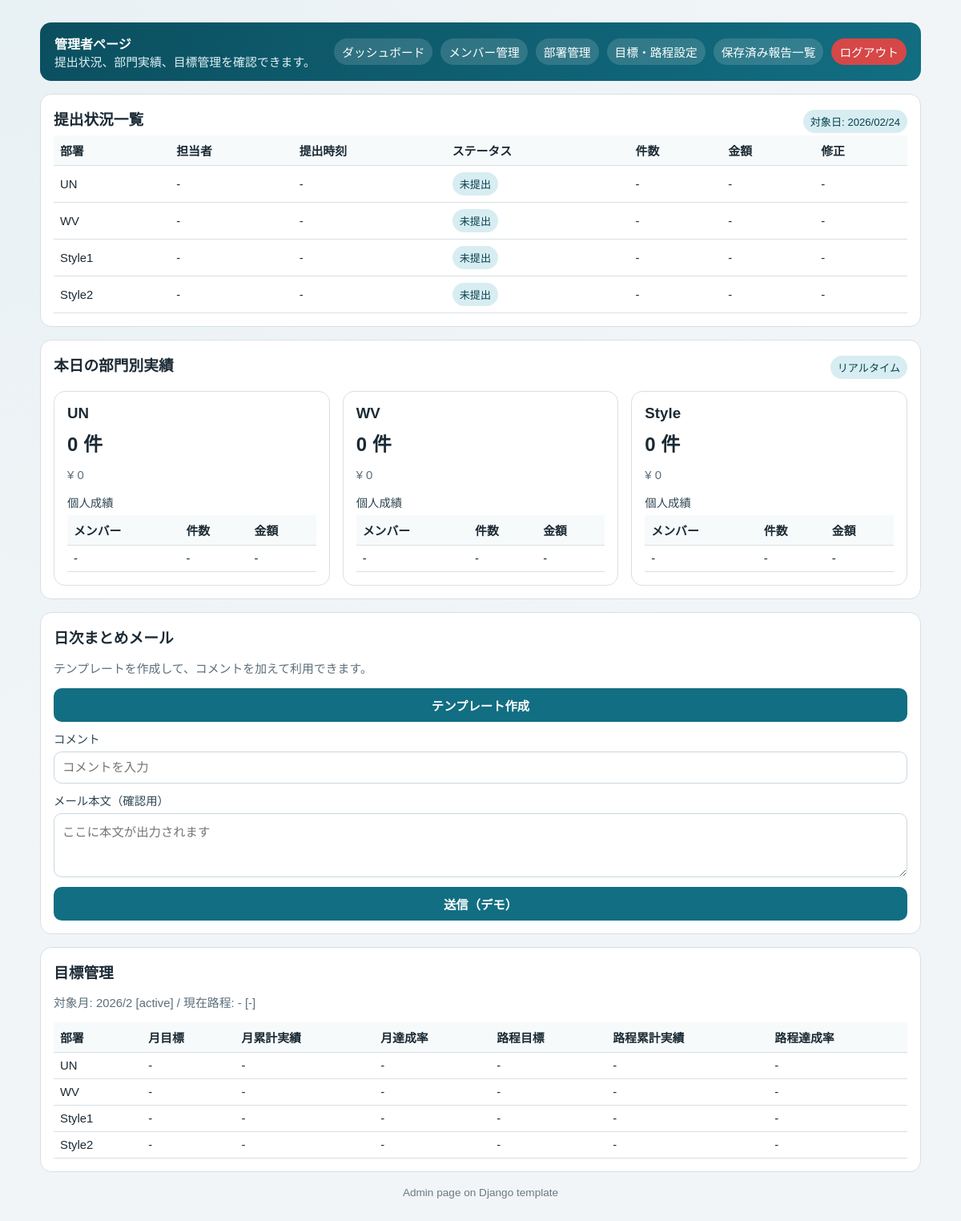
Before: /dashboard/ with the older database file.
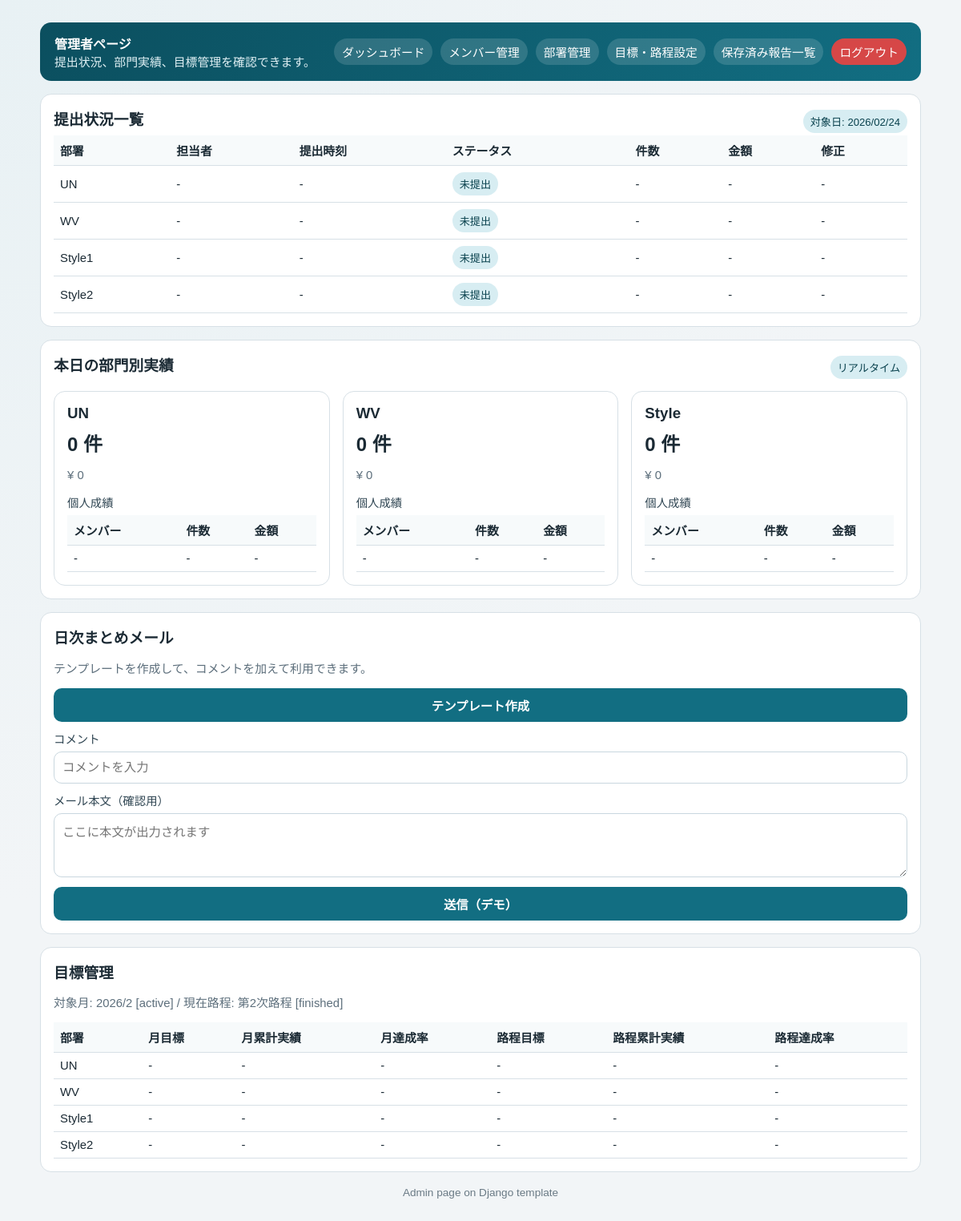
After: the same page with the newer database file.
### apps/targets/models.py (models this page shows, shortened)
class Period(models.Model):
    month = models.DateField()
    name = models.CharField(max_length=64)
    status = models.CharField(max_length=16, choices=TARGET_STATUS_CHOICES, default=TARGET_STATUS_PLANNED)
    start_date = models.DateField()
    end_date = models.DateField()
    created_at = models.DateTimeField(auto_now_add=True)
    updated_at = models.DateTimeField(auto_now=True)
    class Meta:
        ordering = ["-month", "start_date", "id"]
        unique_together = ("month", "name")

### apps/dashboard/views.py (the view, shortened to what this page needs)
# urls.py: path("", dashboard_index, name="dashboard_index"),
def dashboard_index(request: HttpRequest) -> HttpResponse:
    today = timezone.localdate()
    target_departments = [
        ("UN", "UN"),
        ("WV", "WV"),
        ("STYLE1", "Style1"),
        ("STYLE2", "Style2"),
    ]
    target_codes = [code for code, _ in target_departments]
    today_reports = (
        DailyDepartmentReport.objects.filter(
            report_date=today,
            department__code__in=target_codes,
        )
        .select_related("department", "reporter")
        .order_by("department__code", "-created_at")
    )
    latest_by_code = {}
    for report in today_reports:
        if report.department.code not in latest_by_code:
            latest_by_code[report.department.code] = report
    submission_rows = []
    for code, label in target_departments:
        dept_reports = [r for r in today_reports if r.department.code == code]
        total_count = sum(r.total_count for r in dept_reports)
        total_amount = sum(r.followup_count for r in dept_reports)
        latest = latest_by_code.get(code)
        if latest:
            submission_rows.append(
                {
                    "label": label,
                    "reporter_name": latest.reporter.name if latest.reporter else "-",
                    "submitted_time": timezone.localtime(latest.created_at).strftime("%H:%M"),
                    "status": "提出済み",
                    "count": total_count,
                    "amount": total_amount,
                    "report_id": latest.id,
                }
            )
        else:
            submission_rows.append(
                {
                    "label": label,
                    "reporter_name": "-",
                    "submitted_time": "-",
                    "status": "未提出",
                    "count": "-",
                    "amount": "-",
                    "report_id": None,
                }
            )
    daily_totals = {}
    for code, _ in target_departments:
        dept_reports = today_reports.filter(department__code=code)
        daily_totals[code] = {
            "count": sum(r.total_count for r in dept_reports),
            "amount": sum(r.followup_count for r in dept_reports),
        }
    lines = (
        DailyDepartmentReportLine.objects.filter(
            report__report_date=today,
            report__department__code__in=target_codes,
        )
        .select_related("member", "report__department")
    )
    member_totals = {code: {} for code in target_codes}
    def member_rows_for(codes):
        merged = {}
        for code in codes:
            for member_name, totals in member_totals[code].items():
                if member_name not in merged:
                    merged[member_name] = {"member_name": member_name, "count": 0, "amount": 0}
                merged[member_name]["count"] += totals["count"]
                merged[member_name]["amount"] += totals["amount"]
        return sorted(
            merged.values(),
            key=lambda x: (-x["amount"], -x["count"], x["member_name"]),
        )
    style_count = daily_totals["STYLE1"]["count"] + daily_totals["STYLE2"]["count"]
    style_amount = daily_totals["STYLE1"]["amount"] + daily_totals["STYLE2"]["amount"]
    current_month = today.replace(day=1)
    if not MonthTargetMetricValue.objects.filter(target_month=current_month).exists():
        latest_month = (
            MonthTargetMetricValue.objects.order_by("-target_month")
            .values_list("target_month", flat=True)
            .first()
        )
        if latest_month:
            current_month = latest_month
    month_target_rows = list(
        MonthTargetMetricValue.objects.filter(
            target_month=current_month,
            metric__is_active=True,
            department__code__in=target_codes,
        )
        .order_by("department__code", "metric__display_order", "id")
        .values("department__code", "metric_id", "value")
    )
    month_target_values_by_code = {code: {} for code in target_codes}
    for row in month_target_rows:
        month_target_values_by_code[row["department__code"]][row["metric_id"]] = row["value"]
    if current_month == today.replace(day=1):
        month_status = "active"
    elif current_month > today.replace(day=1):
        month_status = "planned"
    else:
        month_status = "finished"
    current_period = (
        Period.objects.filter(start_date__lte=today, end_date__gte=today)
        .order_by("-month", "start_date", "id")
        .first()
    )
    if not current_period:
        current_period = Period.objects.order_by("-month", "start_date", "id").first()
    if current_period:
        period_rows = list(
            PeriodTargetMetricValue.objects.filter(
                period=current_period,
                metric__is_active=True,
                department__code__in=target_codes,
            )
            .order_by("department__code", "metric__display_order", "id")
            .values("department__code", "metric_id", "value")
        )
        period_target_values_by_code = {code: {} for code in target_codes}
        for row in period_rows:
            period_target_values_by_code[row["department__code"]][row["metric_id"]] = row["value"]
        current_period_label = current_period.name
        period_status = _period_status(
            today=today,
            start_date=current_period.start_date,
            end_date=current_period.end_date,
        )
        period_start = current_period.start_date
        period_end = current_period.end_date
    else:
        current_period_label = "-"
        period_status = "-"
        period_target_values_by_code = {code: {} for code in target_codes}
        period_start = today
        period_end = today
    month_start = current_month
    if current_month.month == 12:
        month_end = current_month.replace(year=current_month.year + 1, month=1, day=1) - timedelta(days=1)
    else:
        month_end = current_month.replace(month=current_month.month + 1, day=1) - timedelta(days=1)
    month_actual_totals_by_code = _collect_actual_totals(
        start_date=month_start,
        end_date=month_end,
        target_codes=target_codes,
    )
    period_actual_totals_by_code = _collect_actual_totals(
        start_date=period_start,
        end_date=period_end,
        target_codes=target_codes,
    )
    metrics_by_code = {}
    for code, label in target_departments:
        department = Department.objects.filter(code=code).first()
        if department:
            metrics_by_code[code] = list(
                TargetMetric.objects.filter(department=department, is_active=True).order_by("display_order", "id")
            )
        else:
            metrics_by_code[code] = []
    target_progress_rows = []
    for code, label in target_departments:
        month_target_text, month_actual_text, month_rate_text = _format_metric_triples(
            metrics=metrics_by_code[code],
            target_values=month_target_values_by_code.get(code, {}),
            actual_totals=month_actual_totals_by_code.get(code, {"count": 0, "amount": 0}),
        )
        period_target_text, period_actual_text, period_rate_text = _format_metric_triples(
            metrics=metrics_by_code[code],
            target_values=period_target_values_by_code.get(code, {}),
            actual_totals=period_actual_totals_by_code.get(code, {"count": 0, "amount": 0}),
        )
        target_progress_rows.append(
            {
                "label": label,
                "month_target": month_target_text,
                "month_actual": month_actual_text,
                "month_rate": month_rate_text,
                "period_target": period_target_text,
                "period_actual": period_actual_text,
                "period_rate": period_rate_text,
            }
        )
    context = {
        "today_str": today.strftime("%Y/%m/%d"),
        "submission_rows": submission_rows,
        "kpi_cards": [
            {
                "title": "UN",
                "count": daily_totals["UN"]["count"],
                "amount": daily_totals["UN"]["amount"],
                "members": member_rows_for(["UN"]),
            },
            {
                "title": "WV",
                "count": daily_totals["WV"]["count"],
                "amount": daily_totals["WV"]["amount"],
                "members": member_rows_for(["WV"]),
            },
            {
                "title": "Style",
                "count": style_count,
                "amount": style_amount,
                "members": member_rows_for(["STYLE1", "STYLE2"]),
            },
        ],
        "target_month_summary": f"{current_month.year}/{current_month.month}",
        "target_month_status": month_status,
        "target_period_summary": current_period_label,
        "target_period_status": period_status,
        "current_period_label": current_period_label,
        "target_progress_rows": target_progress_rows,
    }
    return render(request, "dashboard/admin.html", context)

### apps/dashboard/views.py (called while the page is built, shortened)
def _period_status(*, today, start_date, end_date) -> str:
    if start_date <= today <= end_date:
        return "active"
    if today < start_date:
        return "planned"
    return "finished"

def _collect_actual_totals(*, start_date, end_date, target_codes):
    lines = (
        DailyDepartmentReportLine.objects.filter(
            report__report_date__gte=start_date,
            report__report_date__lte=end_date,
            report__department__code__in=target_codes,
        )
        .select_related("report__department")
        .values("report__department__code", "count", "amount")
    )
    totals = {code: {"count": 0, "amount": 0} for code in target_codes}
    for line in lines:
        code = line["report__department__code"]
        totals[code]["count"] += line["count"]
        totals[code]["amount"] += line["amount"]
    return totals

def _format_metric_triples(*, metrics, target_values, actual_totals):
    if not metrics:
        return "-", "-", "-"

### apps/dashboard/templates/dashboard/admin.html (shortened to what this page needs)
{% extends "base.html" %}
{% block content %}
<div class="container">
  <header class="topbar">
    <div>
      <strong>管理者ページ</strong>
      <div class="muted" style="color: #e1f1f5;">提出状況、部門実績、目標管理を確認できます。</div>
    </div>
    <nav>
      <a href="{% url 'dashboard_index' %}">ダッシュボード</a>
      <a href="{% url 'member_settings' %}">メンバー管理</a>
      <a href="{% url 'department_settings' %}">部署管理</a>
      <a href="{% url 'target_index' %}">目標・路程設定</a>
      <a href="{% url 'report_history' %}">保存済み報告一覧</a>
      <a href="{% url 'home' %}" class="logout-link">ログアウト</a>
    </nav>
  </header>
  <section class="card" style="margin-top: 16px;">
    <div class="row">
      <h3>提出状況一覧</h3>
      <span class="badge">対象日: {{ today_str }}</span>
    </div>
    <table>
      <thead>
        <tr><th>部署</th><th>担当者</th><th>提出時刻</th><th>ステータス</th><th>件数</th><th>金額</th><th>修正</th></tr>
      </thead>
      <tbody>
        {% for row in submission_rows %}
        <tr>
          <td>{{ row.label }}</td>
          <td>{{ row.reporter_name }}</td>
          <td>{{ row.submitted_time }}</td>
          <td><span class="badge">{{ row.status }}</span></td>
          <td>{{ row.count }}</td>
          <td>{{ row.amount }}</td>
          <td>
            {% if row.report_id %}
            <a href="{% url 'report_edit' row.report_id %}"><button type="button" class="btn-inline">修正</button></a>
            {% else %}
            -
            {% endif %}
          </td>
        </tr>
        {% endfor %}
      </tbody>
    </table>
  </section>
  <section class="card" style="margin-top: 16px;">
    <div class="row">
      <h3>本日の部門別実績</h3>
      <span class="badge">リアルタイム</span>
    </div>
    <div class="grid grid-3" style="margin-top: 12px;">
      {% for card in kpi_cards %}
      <article class="card">
        <h3>{{ card.title }}</h3>
        <div class="kpi">{{ card.count }} 件</div>
        <p class="muted">¥ {{ card.amount }}</p>
        <label style="margin-top: 8px;">個人成績</label>
        <table>
          <thead>
            <tr><th>メンバー</th><th>件数</th><th>金額</th></tr>
          </thead>
          <tbody>
            {% for row in card.members %}
            <tr>
              <td>{{ row.member_name }}</td>
              <td>{{ row.count }}</td>
              <td>{{ row.amount }}</td>
            </tr>
            {% empty %}
            <tr><td>-</td><td>-</td><td>-</td></tr>
            {% endfor %}
          </tbody>
        </table>
      </article>
      {% endfor %}
    </div>
  </section>
  <section style="margin-top: 16px; display: grid; gap: 16px;">
    <article class="card">
      <h3>日次まとめメール</h3>
      <p class="muted">テンプレートを作成して、コメントを加えて利用できます。</p>
      <button type="button" id="build-mail">テンプレート作成</button>
      <label for="mail-comment">コメント</label>
      <input id="mail-comment" placeholder="コメントを入力" />
      <label for="mail-body">メール本文（確認用）</label>
      <textarea id="mail-body" placeholder="ここに本文が出力されます"></textarea>
      <button type="button" id="send-mail" style="margin-top: 8px;">送信（デモ）</button>
    </article>
    <article class="card">
      <h3>目標管理</h3>
      <p class="muted">対象月: {{ target_month_summary }} [{{ target_month_status }}] / 現在路程: {{ target_period_summary }} [{{ target_period_status }}]</p>
      <table>
        <thead>
          <tr>
            <th>部署</th>
            <th>月目標</th>
            <th>月累計実績</th>
            <th>月達成率</th>
            <th>路程目標</th>
            <th>路程累計実績</th>
            <th>路程達成率</th>
          </tr>
        </thead>
        <tbody>
          {% for row in target_progress_rows %}
          <tr>
            <td>{{ row.label }}</td>
            <td>{{ row.month_target }}</td>
            <td>{{ row.month_actual }}</td>
            <td>{{ row.month_rate }}</td>
            <td>{{ row.period_target }}</td>
            <td>{{ row.period_actual }}</td>
            <td>{{ row.period_rate }}</td>
          </tr>
          {% empty %}
          <tr><td colspan="7">目標データがありません。</td></tr>
          {% endfor %}
        </tbody>
      </table>
    </article>
  </section>
  <p class="footer">Admin page on Django template</p>
</div>
{% endblock %}

Changed rows visible on the page:
added Period: name "第2次路程"
Other visible differences:
{{ target_period_status }}: "-" → "finished"
{{ target_period_summary }}: "-" → (not shown)
